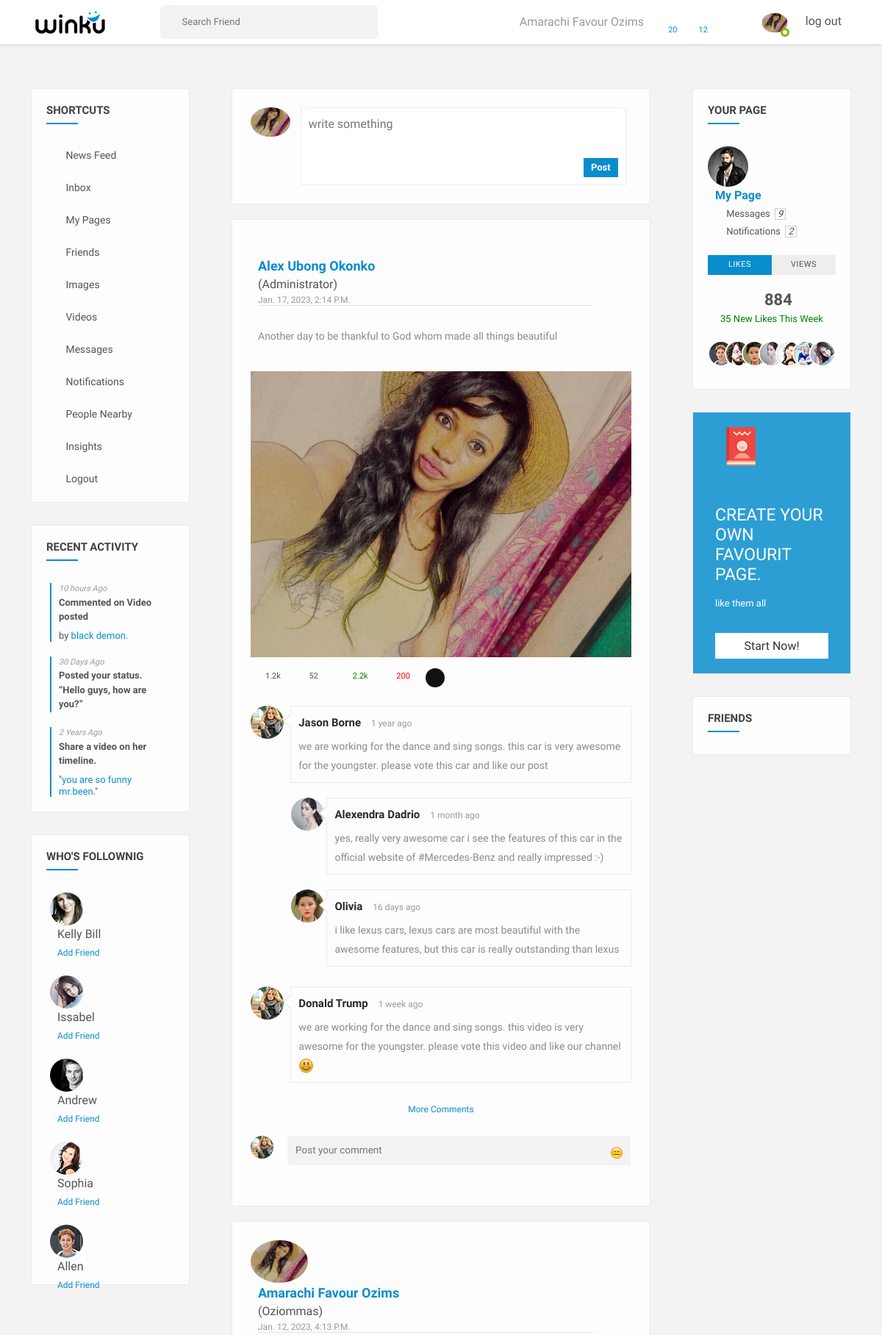
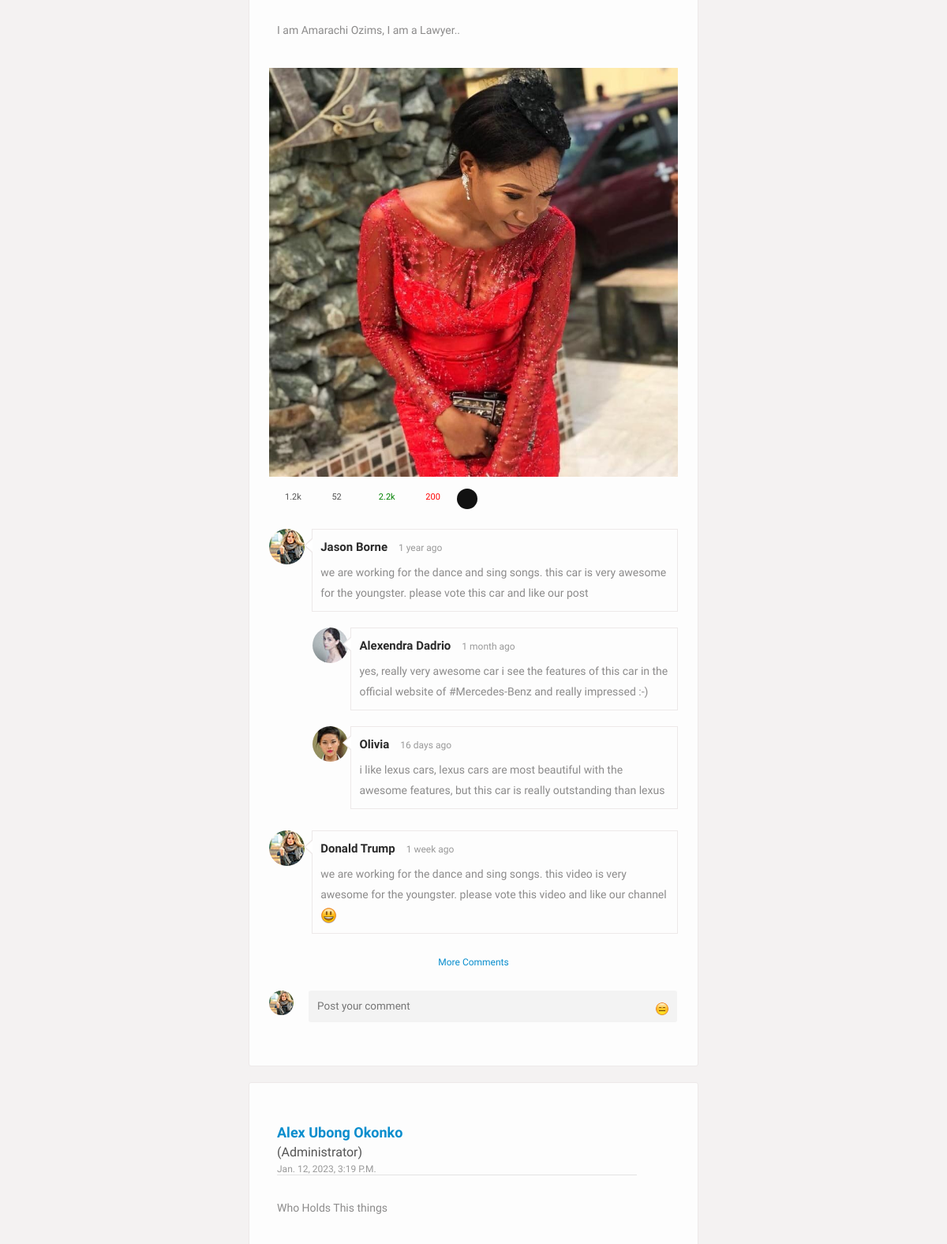
/core/index (signed in, upper part), run on the app's committed database (2 pictures, top to bottom).
### users/models.py (models this page shows, shortened)
class MyUser(AbstractBaseUser, PermissionsMixin):
    id = models.UUIDField(primary_key=True, default=uuid.uuid4, editable=False)
    email = models.EmailField(_('email Address...'), unique=True)
    first_name = models.CharField(max_length=150, blank=True)
    other_name = models.CharField(max_length=150, blank=True)
    last_name = models.CharField(max_length=150, blank=True)
    username = models.CharField(max_length=150, unique=True, blank=True)
    date_joined = models.DateTimeField(_('date joined'), default=timezone.now)
    is_staff = models.BooleanField(_('is staff'), default=False)
    is_admin = models.BooleanField(_('is admin'), default=False)
    is_active = models.BooleanField(_('is active'), default=True)
    objects = UserManager()
    USERNAME_FIELD = 'email'
    REQUIRED_FIELDS = ['first_name', 'other_name', 'last_name', 'username']
    class Meta:
        verbose_name = _('user')
        verbose_name_plural = _('users')
    def get_full_name(self):
        full_name = '%s %s %s' % (self.first_name, self.other_name, self.last_name)
        return full_name.strip()

class Profile(models.Model):
    user = models.OneToOneField(settings.AUTH_USER_MODEL, on_delete=models.CASCADE)
    id = models.UUIDField(primary_key=True, default=uuid.uuid4, editable=False)
    bio = models.TextField()
    location = models.CharField(max_length=300, blank=True)
    phone = models.CharField(max_length=20, blank=True)
    workin_at = models.CharField(max_length=150, blank=True)
    profile_pic = models.ImageField(upload_to='profile_pics/', default='defaultpic.jpg', null=True, blank=True)
    friends = models.ManyToManyField('Profile', blank=True)
    created = models.DateTimeField(auto_now=True)
    updated =  models.DateTimeField(auto_now=True)

### core/models.py (models this page shows, shortened)
class Posts(models.Model):
    id = models.UUIDField(primary_key=True, default=uuid.uuid4)
    user = models.ForeignKey(get_user_model(), on_delete=models.CASCADE)
    image = models.ImageField(upload_to='post_image', blank=True)
    caption = models.TextField()
    created_at = models.DateTimeField(default=datetime.now)
    updated_at = models.DateTimeField(auto_now_add=True)

### core/views.py (the view)
# urls.py: path('index', views.index, name='index'),
@login_required(login_url='login')
def index(request):
    user_object = request.user
    user_profile = Profile.objects.get(user = user_object)
    profiles = Profile.objects.exclude(user=user_object)
    post = Posts.objects.all()
    context = {
        'user_profile': user_profile,
        'posts': post,
        'profiles': profiles,
    }
    return render(request, 'core/index.html', context)

### core/templates/core/index.html (shortened to what this page needs)
{% extends 'base3.html' %}
{% load static %}
{% block content %}
{% include 'core/sidebar_left.html' %}
<div class="col-lg-6">
    <div class="central-meta">
        <div class="new-postbox">
            <figure>
                <img src="{{user_profile.profile_pic.url}}" alt="">
            </figure>
            <div class="newpst-input">
                <form method="POST" action="upload" enctype="multipart/form-data">
                    <textarea rows="2" name="caption" placeholder="write something"></textarea>
                    <div class="attachments">
                        <ul>
                            <li>
                                <i class="fa fa-music"></i>
                            </li>
                            <li>
                                <i class="fa fa-image"></i>
                            </li>
                            <li>
                                <i class="fa fa-video-camera"></i>
                            </li>
                            <li>
                                <i class="fa fa-camera"></i>
                            </li>
                            <li>
                                <button type="submit">Post</button>
                            </li>
                        </ul>
                    </div>
                </form>
            </div>
        </div>
    </div>
    <div class="loadMore">
        {% for post in posts reversed %}
        <div class="central-meta item">
            <div class="user-post">
                <div class="friend-info">
                    <figure>
                        <img src="{{post.user.profile.profile_pic.url}}" alt="">
                    </figure>
                    <div class="friend-name">
                        <ins><a href="{% url 'users:profile' post.user.profile.id %}" title="">{{post.user.get_full_name}}</a></ins>
                        ({{post.user.username}})
                        <span>{{post.created_at}}</span> <hr>
                        <div class="description">
                            <p>
                                {{post.caption}}
                            </p>
                        </div>
                    </div>
                    <div class="post-meta">
                        <img src="{{post.image.url}}" alt="">
                        <div class="we-video-info">
                            <ul>
                                <li>
                                    <span class="views" data-toggle="tooltip" title="views">
                                        <i class="fa fa-eye"></i>
                                        <ins>1.2k</ins>
                                    </span>
                                </li>
                                <li>
                                    <span class="comment" data-toggle="tooltip" title="Comments">
                                        <i class="fa fa-comments-o"></i>
                                        <ins>52</ins>
                                    </span>
                                </li>
                                <li>
                                    <span class="like" data-toggle="tooltip" title="like">
                                        <i class="ti-heart"></i>
                                        <ins>2.2k</ins>
                                    </span>
                                </li>
                                <li>
                                    <span class="dislike" data-toggle="tooltip" title="dislike">
                                        <i class="ti-heart-broken"></i>
                                        <ins>200</ins>
                                    </span>
                                </li>
                                <li class="social-media">
                                    <div class="menu">
                                      <div class="btn trigger"><i class="fa fa-share-alt"></i></div>
                                      <div class="rotater">
                                      </div>
                                      <div class="rotater">
                                      </div>
                                      <div class="rotater">
                                      </div>
                                      <div class="rotater">
                                      </div>
                                      <div class="rotater">
                                      </div>
                                      <div class="rotater">
                                      </div>
                                        <div class="rotater">
                                      </div>
                                      <div class="rotater">
                                      </div>
                                    </div>
                                </li>
                            </ul>
                        </div>
                    </div>
                </div>
                <div class="coment-area">
                    <ul class="we-comet">
                        <li>
                            <div class="comet-avatar">
                                <img src="{% static 'for_index/images/resources/comet-1.jpg' %}" alt="">
                            </div>
                            <div class="we-comment">
                                <div class="coment-head">
                                    <h5><a href="time-line.html" title="">Jason borne</a></h5>
                                    <span>1 year ago</span>
                                    <a class="we-reply" href="#" title="Reply"><i class="fa fa-reply"></i></a>
                                </div>
                                <p>we are working for the dance and sing songs. this car is very awesome for the youngster. please vote this car and like our post</p>
                            </div>
                            <ul>
                                <li>
                                    <div class="comet-avatar">
                                        <img src="images/resources/comet-2.jpg" alt="">
                                    </div>
                                    <div class="we-comment">
                                        <div class="coment-head">
                                            <h5><a href="time-line.html" title="">alexendra dadrio</a></h5>
                                            <span>1 month ago</span>
                                            <a class="we-reply" href="#" title="Reply"><i class="fa fa-reply"></i></a>
                                        </div>
                                        <p>yes, really very awesome car i see the features of this car in the official website of <a href="#" title="">#Mercedes-Benz</a> and really impressed :-)</p>
                                    </div>
                                </li>
                                <li>
                                    <div class="comet-avatar">
                                        <img src="images/resources/comet-3.jpg" alt="">
                                    </div>
                                    <div class="we-comment">
                                        <div class="coment-head">
                                            <h5><a href="time-line.html" title="">Olivia</a></h5>
                                            <span>16 days ago</span>
                                            <a class="we-reply" href="#" title="Reply"><i class="fa fa-reply"></i></a>
                                        </div>
                                        <p>i like lexus cars, lexus cars are most beautiful with the awesome features, but this car is really outstanding than lexus</p>
                                    </div>
                                </li>
                            </ul>
                        </li>
                        <li>
                            <div class="comet-avatar">
                                <img src="images/resources/comet-1.jpg" alt="">
                            </div>
                            <div class="we-comment">
                                <div class="coment-head">
                                    <h5><a href="time-line.html" title="">Donald Trump</a></h5>
                                    <span>1 week ago</span>
                                    <a class="we-reply" href="#" title="Reply"><i class="fa fa-reply"></i></a>
                                </div>
                                <p>we are working for the dance and sing songs. this video is very awesome for the youngster. please vote this video and like our channel
                                    <i class="em em-smiley"></i>
                                </p>
                            </div>
                        </li>
                        <li>
                            <a href="#" title="" class="showmore underline">more comments</a>
                        </li>
                        <li class="post-comment">
                            <div class="comet-avatar">
                                <img src="images/resources/comet-1.jpg" alt="">
                            </div>
                            <div class="post-comt-box">
                                <form method="post">
                                    <textarea placeholder="Post your comment"></textarea>
                                    <div class="add-smiles">
                                        <span class="em em-expressionless" title="add icon"></span>
                                    </div>
                                    <button type="submit"></button>
                                </form>
                            </div>
                        </li>
                    </ul>
                </div>
            </div>
        </div>
        {% endfor %}
    </div>
    </div>
    {% include 'core/sidebar_right.html' %}
    {% include 'footer.html' %}
{% endblock content %}

### templates/navbar.html (shortened to what this page needs)
{% load static %}
{% if user.is_authenticated %}
<div class="theme-layout">
    <div class="topbar stick">
		<div class="logo">
			<a title="" href="{% url 'core:index' %}"><img src="{% static 'for_index/images/logo.png' %}" alt=""></a>
		</div>
		<div class="top-area">
			<div class="top-search">
				<form method="post" class="">
					<input type="text" placeholder="Search Friend">
					<button data-ripple><i class="ti-search"></i></button>
				</form>
			</div>
			<ul class="setting-area">
				<li><a href="{% url 'users:profile' user.profile.id %}" data-ripple="">{{user.get_full_name}}</a></li>
				<li>
					<a href="#" title="Notification" data-ripple="">
						<i class="ti-bell"></i><span>20</span>
					</a>
				</li>
				<li>
					<a href="#" title="Messages" data-ripple=""><i class="ti-comment"></i><span>12</span></a>
				</li>
				<li><a href="#" title="Languages" data-ripple=""><i class="fa fa-globe"></i></a>
				</li>
			</ul>
			<div class="user-img">
				<img height="40" width="50" src="{{user_profile.profile_pic.url}}" alt="">
				<span class="status f-online"></span>
			</div>
            <a href="{% url 'users:logout' %}"><i class="ti-power-off"></i>log out</a>
		</div>
	</div>
{% endif %}

### data on the page
MyUser: get_full_name "Amarachi Favour Ozims"
Profile: profile_pic (picture)
Posts: user.get_full_name "Alex Ubong Okonko", user.username "Administrator", created_at "Jan. 17, 2023, 2:14 P.m.", caption "Another day to be thankful to God whom made all things beautiful", image (picture)
Posts: user.profile.profile_pic (picture), user.get_full_name "Amarachi Favour Ozims", user.username "Oziommas", created_at "Jan. 12, 2023, 4:13 P.m.", caption "I am Amarachi Ozims, I am a Lawyer..", image (picture)
Posts: user.get_full_name "Alex Ubong Okonko", user.username "Administrator", created_at "Jan. 12, 2023, 3:19 P.m.", caption "Who Holds This things"
